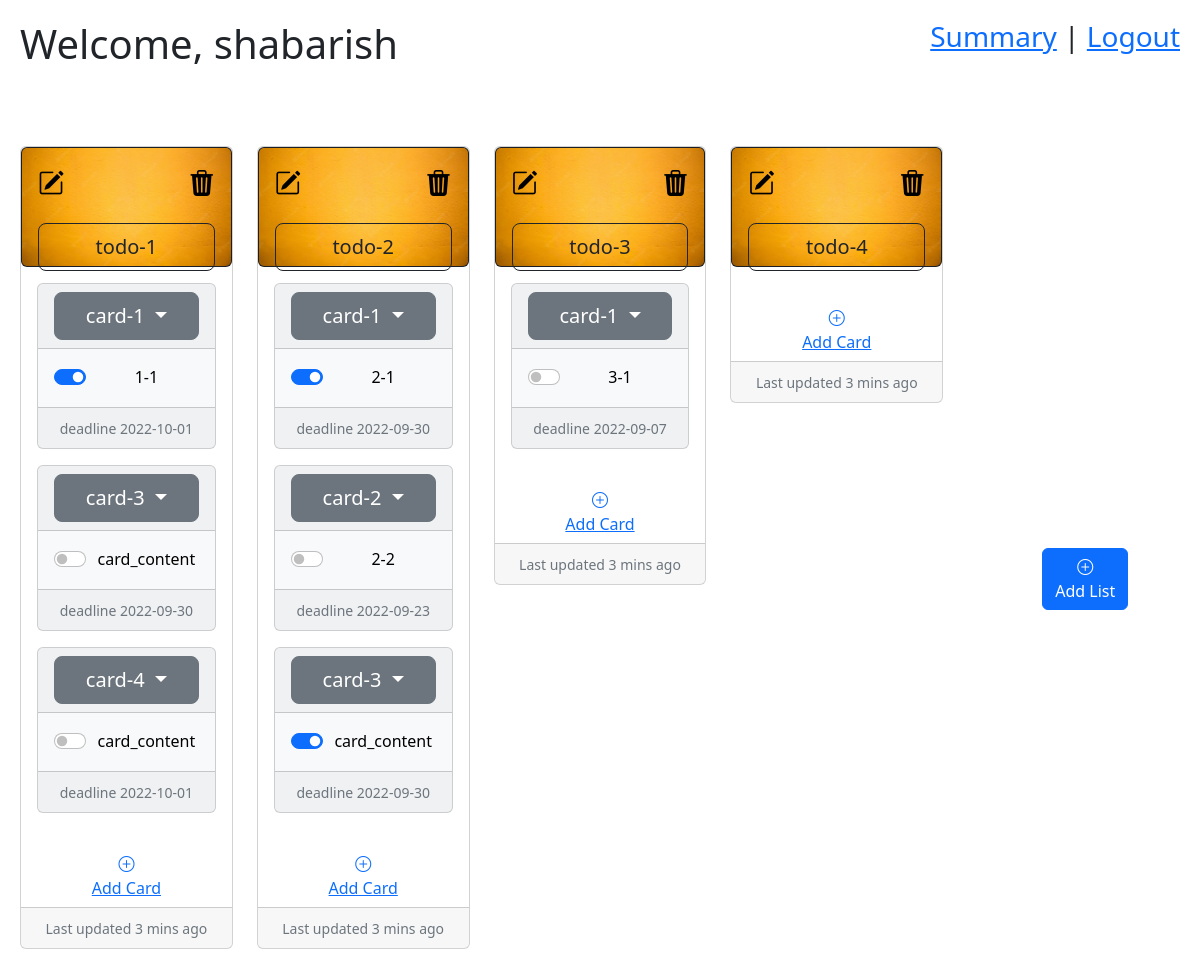
/home/1, run on the app's committed database.
### application/models.py (models this page shows)
class User(db.Model):
    __tablename__ = 'user'
    id = db.Column(db.Integer, primary_key=True, autoincrement=True)
    name = db.Column(db.String, nullable=False, unique=True)
    lists = db.relationship('List', backref='user')

class List(db.Model):
    __tablename__ = 'list'
    id = db.Column(db.Integer, primary_key=True, autoincrement=True)
    name = db.Column(db.String, nullable=False)
    description = db.Column(db.String)
    user_id = db.Column(db.Integer, db.ForeignKey('user.id'), nullable=False)
    cards = db.relationship('Card',backref='list',cascade='all,delete-orphan')

class Card(db.Model):
    __tablename__ = 'card'
    id = db.Column(db.Integer, primary_key=True, autoincrement=True)
    name = db.Column(db.String, nullable=False)
    content = db.Column(db.String)
    deadline = db.Column(db.String, nullable=False)
    toggle = db.Column(db.String, nullable=False)
    list_id = db.Column(db.Integer, db.ForeignKey('list.id'), nullable=False)

### application/controllers.py (the view)
@app.route("/home/<user_id>", methods=["GET","POST"])
def home(user_id):
    user = User.query.get(user_id)
    lists = user.lists
    cards = {}
    for l in lists:
        cards[l.name] = l.cards
    return render_template("home.html",user=user,lists=lists,cards=cards)

### templates/home.html (shortened to what this page needs)
{% extends 'base.html' %}
{% block body %}
  {% if lists==[] %}
    <div class="position-relative">
      <div class="position-absolute top-100 start-50 translate-middle text-center" style="padding-top:500px">
        <p>There are no lists in the board</p>
        <button type="button" class="btn btn-primary" data-bs-toggle="modal" data-bs-target="#addList">
          <i class="bi bi-plus-circle"></i><br>
          Add List
        </button>
      </div>
    {% else %}
      <div class="row row-cols-1 row-cols-md-5 g-4" style="padding-top:70px">
        {% for list in lists %}
          <div class="col">
            <div class="card">
              <div class="card text-bg-dark">
                <img src="../static/image.jpg" class="card-img" alt="...">
                <div class="card-img-overlay">
                  <a href="/updatelist/{{list.id}}" data-bs-toggle="modal" data-bs-target="#editList{{list.id}}">
                    <i class="bi bi-pencil-square" style="color:black; font-size:26px"></i>
                  </a>
                  <a href="/deletelist/{{list.id}}" onclick="return confirm('Are you sure you want to delete?')">
                    <i class="bi bi-trash3-fill float-end" style="color:black; font-size:26px"></i>
                  </a>
                  <div class="text-center" style="padding-top:20px">
                    <button class="btn btn-outline-dark btn-lg text-wrap col-12" type="button" data-bs-toggle="dropdown" aria-expanded="false">
                      {{list.name}}
                    </button>
                  </div>
                </div>
              </div>
              <div class="card-body">
                {% for list_name in cards %}
                  {% if list_name == list.name %}
                    {% for card in cards[list_name] %}
                      <div class="card text-bg-light mb-3 text-center" style="max-width: 18rem;">
                        <div class="card-header">
                          <div class="dropdown">
                            <button class="btn btn-secondary dropdown-toggle text-wrap btn-lg col-lg-12" type="button" data-bs-toggle="dropdown" aria-expanded="false">
                              {{card.name}}
                            </button>
                          </div>
                        </div>
                        <div class="card-body">
                          <p class="card-text" style="display:inline">{{card.content}}</p>
                          <form class="d-inline-flex float-start" id="toggle{{card.id}}" action="/toggle/{{card.id}}" method="post">
                            <div class="form-check form-switch">
                              {% if card.toggle == '1' %}
                              <input class="form-check-input" type="checkbox" role="switch" name="toggle-input" id="{{card.id}}" onclick="toggle({{card.id}})" checked>
                              {% else %}
                              <input class="form-check-input" type="checkbox" role="switch" name="toggle-input" id="{{card.id}}" onclick="toggle({{card.id}})">
                              {% endif %}
                            </div>
                          </form>
                        </div>
                        <div class="card-footer">
                          <small class="text-muted">deadline {{card.deadline}}</small>
                        </div>
                      </div>
                    {% endfor %}
                  {% endif %}
                {% endfor %}
              </div>
              <button type="button" class="btn btn-link w-auto align-self-center" data-bs-toggle="modal" data-bs-target="#addCard{{list.id}}">
                <i class="bi bi-plus-circle"></i><br>
                Add Card
              </button>
              <div class="card-footer text-center">
                <small class="text-muted">Last updated 3 mins ago</small>
              </div>
            </div>
          </div>
        {% endfor %}
        <div class="position-relative">
          <div class="position-absolute top-50" style="padding-left:75px;">
            <button type="button" class="btn btn-primary" data-bs-toggle="modal" data-bs-target="#addList">
              <i class="bi bi-plus-circle"></i><br>
              Add List
            </button>
          </div>
        </div>
      </div><br><br>
    {% endif %}
{% endblock %}

### templates/base.html (shortened to what this page needs)
<!DOCTYPE html>
<html lang="en">
<head>
  <link rel="stylesheet" href="https://cdn.jsdelivr.net/npm/bootstrap-icons@1.9.1/font/bootstrap-icons.css">
  <link href="https://cdn.jsdelivr.net/npm/bootstrap@5.2.0/dist/css/bootstrap.min.css" rel="stylesheet">
</head>
<body style="padding:20px">
    {% block head %}
    <div class="d-flex justify-content-between">
        <h1 class="">Welcome, {{user.name}}</h1>
        <h3 class="">
        <a href="/summary/{{user.id}}">Summary</a> |
        <a href="/">Logout</a>
        </h3>
    </div>
    {% endblock %}
{% block body %} {% endblock %}
</body>
</html>

### data on the page
User: name "shabarish"
List: name "todo-1"
Card: name "card-1", content "1-1", deadline "2022-10-01"
Card: name "card-3", content "card_content", deadline "2022-09-30"
Card: name "card-4", content "card_content", deadline "2022-10-01"
List: name "todo-2"
Card: name "card-1", content "2-1", deadline "2022-09-30"
Card: name "card-2", content "2-2", deadline "2022-09-23"
Card: name "card-3", content "card_content", deadline "2022-09-30"
List: name "todo-3"
Card: name "card-1", content "3-1", deadline "2022-09-07"
List: name "todo-4"
